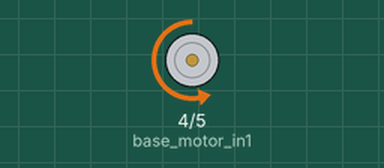
A sketch run on a simulated Arduino Uno, built with avr-gcc and run on an emulated ATmega328P. Parts: motor-driver pin pairs drawn as motors (green arrow = first pin HIGH = forward, orange = second pin HIGH = backward, longer = more drive, scaled by the enable pin).

Above: at 1.0 s.
At 3.0 s:
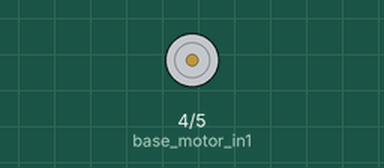
At 5.0 s:
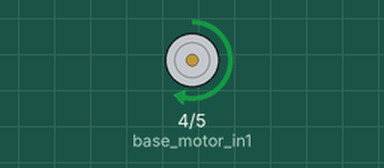
Timing chart, 0 to 7.8 s (numbered marks = the images above):
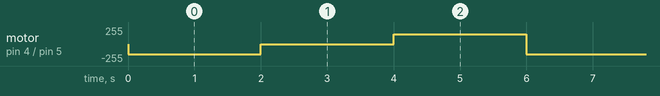

The sketch:

test_2.ino
```cpp
// pins for base wheel motor
const uint8_t base_motor_ena = 3;
const uint8_t base_motor_in1 = 4;
const uint8_t base_motor_in2 = 5;


struct Motor
{
  // variables;
  uint8_t motor_enable, motor_in1, motor_in2, motor_speed, motor_dir;

  // constructor
  Motor(const uint8_t enable, const uint8_t in1, const uint8_t in2, uint8_t sped = 150, bool dir = false)
  {
    this->motor_enable = enable;
    this->motor_in1 = in1;
    this->motor_in2 = in2;
    this->motor_speed = sped;
    this->motor_dir = dir;
  }
};

// BASE MOTOR OBJECT
Motor base_motor(base_motor_ena, base_motor_in1, base_motor_in2);


void setup()
{
  pinMode(base_motor_in1, OUTPUT);
  pinMode(base_motor_in2, OUTPUT);
  pinMode(base_motor_ena, OUTPUT);
}

void loop()
{
  base_motor.motor_dir = false;
  rotate_motor(base_motor);
  delay(2000);

  stop_motor(base_motor);
  delay(2000);

  base_motor.motor_dir = true;
  rotate_motor(base_motor);
  delay(2000);
}

void rotate_motor(Motor motor) // true => clockwise, false => anticlockwise
{
  if(motor.motor_dir) {
    digitalWrite(motor.motor_in1, HIGH);
    digitalWrite(motor.motor_in2, LOW);
    analogWrite(motor.motor_enable, motor.motor_speed);
    return;
  }

  digitalWrite(motor.motor_in1, LOW);
  digitalWrite(motor.motor_in2, HIGH);
  analogWrite(motor.motor_enable, motor.motor_speed);
}

// motor object
void stop_motor(Motor motor)
{
  digitalWrite(motor.motor_in1, LOW);
  digitalWrite(motor.motor_in2, LOW);
  analogWrite(motor.motor_enable, 0);
}
```

Measured:
- by itself, motor on pin 4 (base_motor_in1) / pin 5 (base_motor_in2): repeats every 6.0 s: stopped 2.0 s, forward 150/255 2.0 s, backward 150/255 2.0 s
